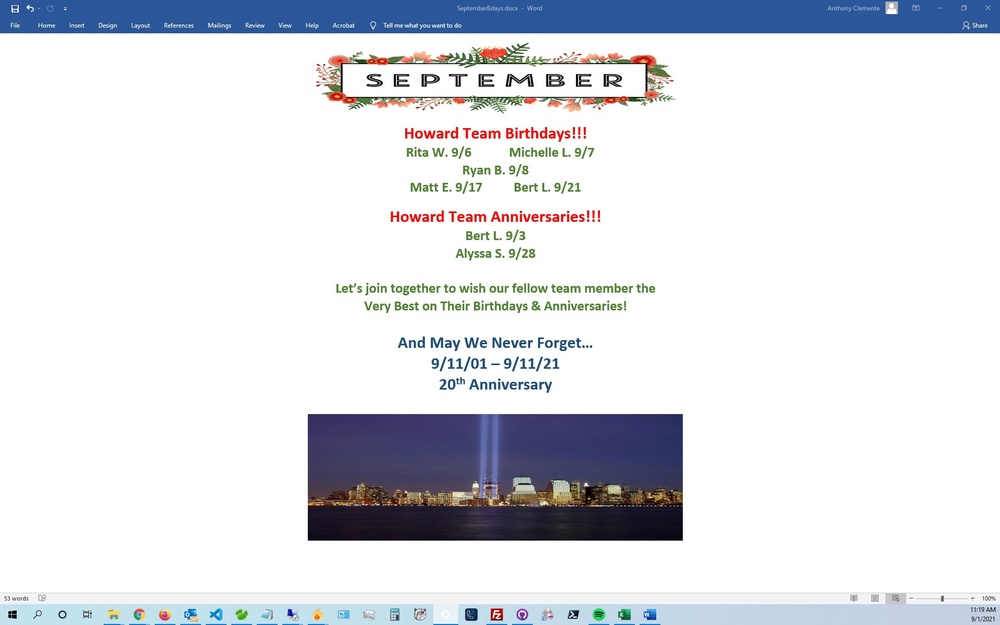
#> input picture Images/SeptemberBDays.jpg, 1000 x 625 px, shrunk from 1920 x 1200 before the run, found by its file name
$ python PSquaredBackgroundProcessor.py
#> lines starting #> are read from the running program, lines starting #| are printed output that depends on the picture
from PIL import Image, ImageFilter
import datetime
import os


today = datetime.date.today()
filepath = "C:\\Development\\Python\\Images\\SeptemberBDays.jpg"
image = Image.open(filepath)
#> image is the input picture: PIL image 1000x625 RGB; mean R, G, B 222.9, 225.1, 230.2
rows = image.height
#> rows = 625
cols = image.width
#> cols = 1000
white = (255,255,255)

firstPixel = 0
lastPixel = 0

for x in range(rows):
    rgb = image.getpixel((0, x))
    if firstPixel == 0 and rgb == white:
        firstPixel = x
    if rgb == white:
        lastPixel = x
#> this loop made 625 passes
#> rgb on passes 1 to 12: (40, 88, 152), (40, 88, 154), (42, 87, 155), (42, 86, 157), (43, 86, 155), (43, 86, 154), (43, 87, 152), (43, 87, 152), (42, 87, 154), (42, 87, 155), (42, 87, 154), (42, 87, 152)
#> after the loop, firstPixel = 38

print("Image height: " + str(image.height))
#| Image height: 625
print("Image Width: " + str(image.width))
#| Image Width: 1000
print("First white row: " + str(firstPixel))
#| First white row: 38
print("Last white row: " + str(lastPixel))
#| Last white row: 591

for x in range(cols):
    for y in range(firstPixel):
        image.putpixel((x,y), white)
    for z in range(rows - lastPixel):
        image.putpixel((x,z+lastPixel), white)
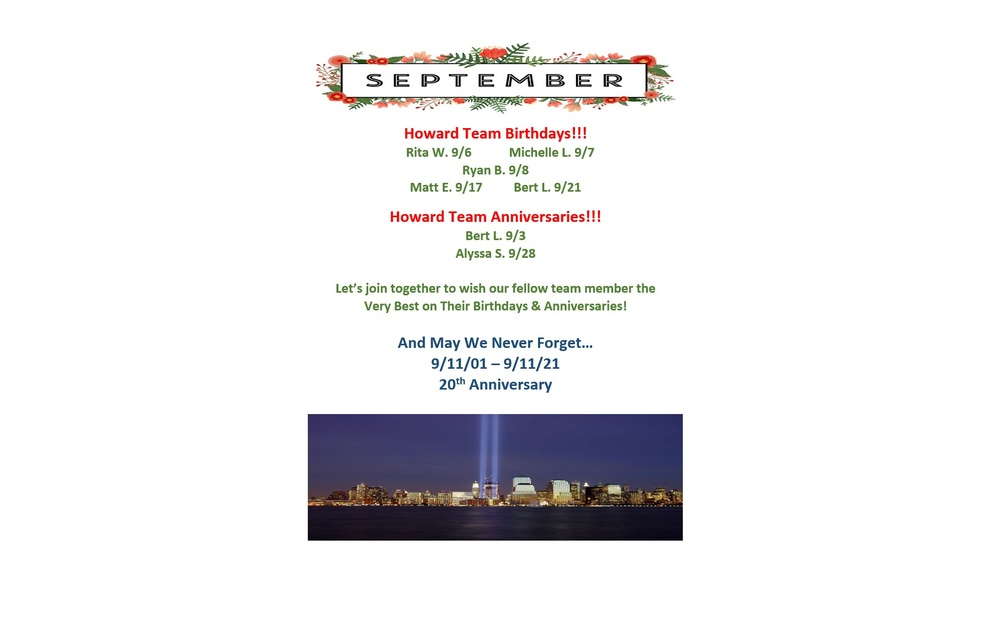
#> image: PIL image 1000x625 RGB; mean R, G, B 236.6, 235.8, 237

image.show()
# Create name of the new file
newFilePath = "P:\\\\SALES WALLPAPER\\" + today.strftime("%B") + "BDays.jpg"
# Save the new background
# image.save(newFilePath)


# Moving the old background to the folder one
oldFileLoc = "P:\\\\SALES WALLPAPER\\" + (today.replace(day=1) - datetime.timedelta(days=1)).strftime("%B") + "BDays.jpg"
oldNewFileLoc = "P:\\\\SALES WALLPAPER\\wallpapers\\" + (today.replace(day=1) - datetime.timedelta(days=1)).strftime("%B") + "BDays.jpg"

os.replace(oldFileLoc, oldNewFileLoc)
